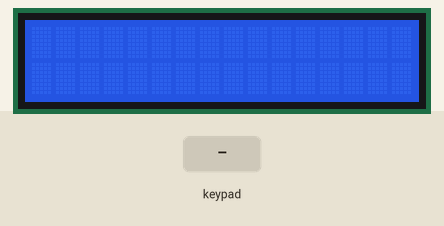
Simulated run of this sketch. Board: Arduino Uno, built with avr-gcc and run on an emulated ATmega328P. Shown: 16×2 character LCD. Inputs (shaded band) come from the test bench.

Above: at 1.2 s.
1.3 s: keypad keys 3 2 1 0 # pressed 0.4 s apart
At 3.9 s:
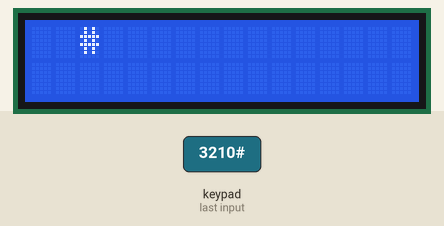
4.8 s: key '*' pressed
At 5.3 s:
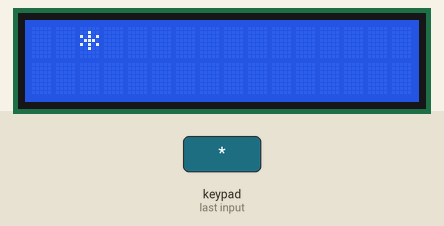
6.3 s: key 'A' pressed
At 7.5 s:
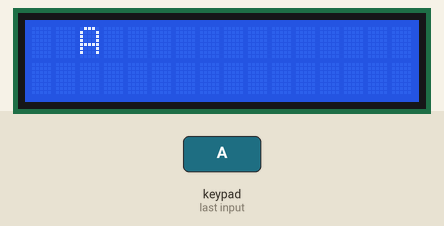
7.8 s: key 'B' pressed
At 8.8 s:
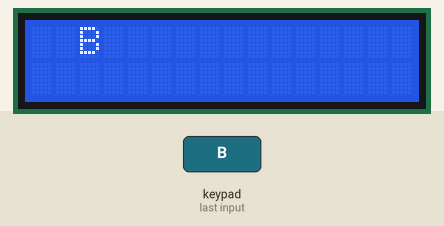
9.3 s: key 'C' pressed
At 9.8 s:
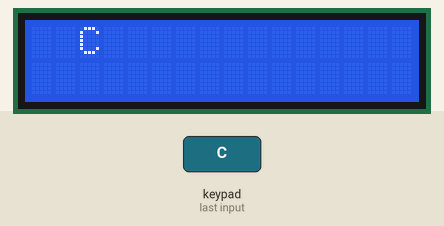
10.8 s: key '+' pressed
At 12.2 s:
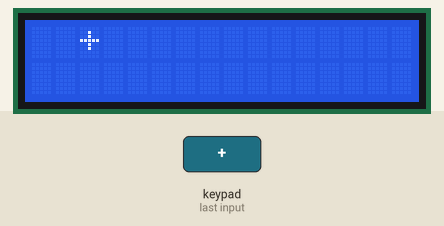
Timing chart, 0 to 13.3 s (numbered marks = the images above; inputs shaded):
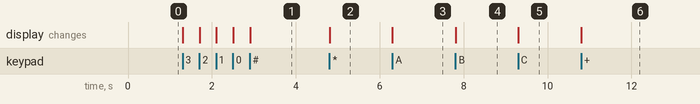

Measured:
- after the input at 1.3 s, the display: first changes at once (image 1 shows a later state)
- after the input at 4.8 s, the display: changes at once (image 2)
- after the input at 6.3 s, the display: changes at once (image 3)
- after the input at 7.8 s, the display: changes at once (image 4)
- after the input at 9.3 s, the display: changes at once (image 5)
- after the input at 10.8 s, the display: changes at once (image 6)

The sketch:

keypad_and_lcd.ino
```cpp
#include <LiquidCrystal.h>
#include <Keypad.h>
int rs=7;
int en=8;
int d4=9;
int d5=10;
int d6=11;
int d7=12;
LiquidCrystal lcd(rs,en,d4,d5,d6,d7);


const byte ROWS = 4; //four rows
const byte COLS = 4; //four columns
//define the cymbols on the buttons of the keypads
char hexaKeys[ROWS][COLS] = {
  {'1','4','7','*'},
  {'2','5','8','0'},
  {'3','6','9','#'},
  {'A','B','C','+'}
};
byte rowPins[ROWS] = {A0, A1, A2, A3}; //connect to the row pinouts of the keypad
byte colPins[COLS] = {3, 2, 1, 0}; //connect to the column pinouts of the keypad

//initialize an instance of class NewKeypad
Keypad customKeypad = Keypad( makeKeymap(hexaKeys), rowPins, colPins, ROWS, COLS);


void setup() {
lcd.begin(16,2);


}

void loop() {
  int x=2;
  int y=0;
  char customkey = customKeypad.getKey();
  if (customkey) {
    lcd.setCursor(x,y);
    lcd.print(customkey);

  }


}
```
